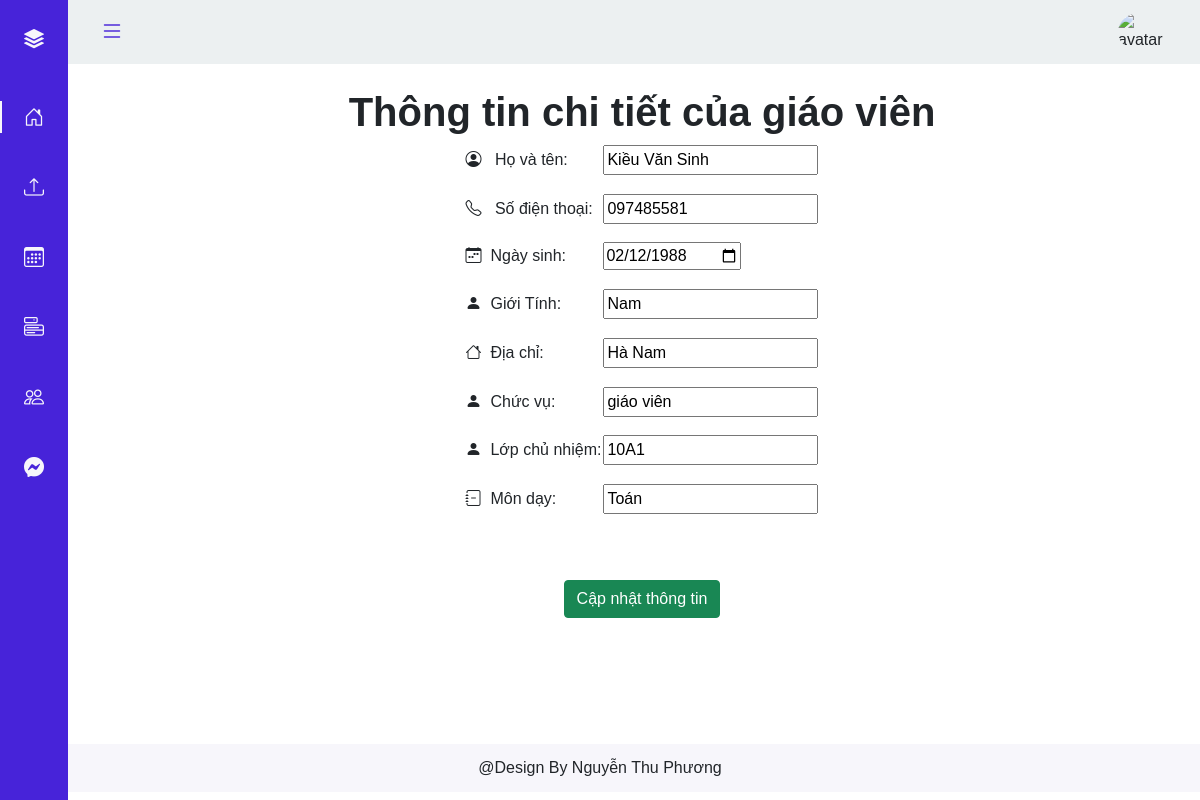
The app's page /gvcn/thongtin.php (signed in) with its own data.
### tables this page shows
CREATE TABLE `giao_vien` (
  `Magv` char(10) NOT NULL,
  `Hotengv` varchar(100) DEFAULT NULL,
  `Ngaysinh` date DEFAULT NULL,
  `Gioitinh` varchar(5) DEFAULT NULL,
  `Diachi` varchar(200) DEFAULT NULL,
  `Chucvu` varchar(20) DEFAULT NULL,
  `Sdt` varchar(13) DEFAULT NULL
);

CREATE TABLE `lop` (
  `Mal` char(10) NOT NULL,
  `Ten_l` varchar(50) DEFAULT NULL,
  `Sohs` int(11) DEFAULT NULL,
  `Magv` char(10) DEFAULT NULL
);

CREATE TABLE `monhoc` (
  `Mamh` char(10) NOT NULL,
  `Tenmh` varchar(50) DEFAULT NULL
);

### gvcn/thongtin.php (the view)
<?php include '../partial-font/header_gvcn.php' ?>
<br>
<div class="text-center">
    <div class="container">
        <h1><b>Thông tin chi tiết của giáo viên</b></h1>
        <br><br>
    </div>
</div>
<?php
if (isset($_SESSION['id'])) {
    $id = $_SESSION['id'];
    $sql = "SELECT * from giao_vien, lichday, monhoc, lop
        where giao_vien.Magv LIKE '%$id%' AND giao_vien.Magv = lichday.Magv and lichday.Mamh = monhoc.Mamh ";
    $res = mysqli_query($conn, $sql);
    $count = mysqli_num_rows($res);
    if ($count > 0) {
        $row = mysqli_fetch_assoc($res);
    }
} else echo 'Not found';
?>
<center>
    <form action="../gvbm/thongtin.php" method="POST">
        <table>
            <tr class="spaceUnder">
                <td><i class="bi bi-person-circle"></i>&nbsp;&nbsp; Họ và tên:</td>
                <td> <input type="text" name="tengv" value="<?php echo $row['Hotengv']; ?>"></td>
            </tr>
            <tr class="spaceUnder">
                <td><i class="bi bi-telephone"></i>&nbsp;&nbsp; Số điện thoại:</td>
                <td><input type="text" name="sdt" value="<?php echo $row['Sdt']; ?>"></td>
            </tr>
            <tr class="spaceUnder">
                <td><i class="bi bi-calendar-week"></i>&nbsp;&nbsp;Ngày sinh: </td>
                <td> <input type="date" name="ngaysinh" value="<?php echo $row['Ngaysinh']; ?>"></td>
            </tr>
            <tr class="spaceUnder">
                <td><i class="bi bi-person-fill"></i>&nbsp;&nbsp;Giới Tính:</td>
                <td><input type="text" name="diachi" value="<?php echo $row['Gioitinh']; ?>"></td>
            </tr>
            <tr class="spaceUnder">
                <td><i class="bi bi-house"></i>&nbsp;&nbsp;Địa chỉ:</td>
                <td><input type="text" name="diachi" value="<?php echo $row['Diachi']; ?>"></td>
            </tr>
            <tr class="spaceUnder">
                <td><i class="bi bi-person-fill"></i>&nbsp;&nbsp;Chức vụ:</td>
                <td><input type="text" name="diachi" value="<?php echo $row['Chucvu']; ?>"></td>
            </tr>
            <tr class="spaceUnder">
                <td><i class="bi bi-person-fill"></i>&nbsp;&nbsp;Lớp chủ nhiệm:</td>
                <td><input type="text" name="diachi" value="<?php echo $row['Ten_l']; ?>"></td>
            </tr>
            <tr class="spaceUnder">
                <td> <i class="bi bi-journal-minus"></i>&nbsp;&nbsp;Môn dạy:</td>
                <td><input type="text" name="mon" value="<?php echo $row['Tenmh']; ?>"></td>
            </tr>
        </table>
        <br> <br>
        <div>
            <a href="#" class="btn btn-success">Cập nhật thông tin</a>
        </div>
    </form>
</center>
<?php include '../partial-font/footer_gv.php' ?>

### assets/Css/style.css (style rules this page uses)
:root { --header-height: 3rem; --nav-width: 68px; --first-color: #4723D9; --first-color-light: #AFA5D9; --white-color: #F7F6FB; --body-font: 'Nunito', sans-serif; --normal-font-size: 1rem; --z-fixed: 100 }
body { position: relative; margin: var(--header-height) 0 0 0; padding: 0 1rem; font-family: var(--body-font); font-size: var(--normal-font-size); transition: .5s }
a { text-decoration: none }
@media screen and (min-width: 768px) { body { margin: calc(var(--header-height) + 1rem) 0 0 0; padding-left: calc(var(--nav-width) + 2rem) } }
.container { display: flex; flex-wrap: wrap; justify-content: center; }
tr.spaceUnder>td { padding-bottom: 5%; }

### records on screen
giao_vien: tengv "Kiều Văn Sinh", sdt "097485581", ngaysinh "02/12/1988", diachi "Nam", diachi "Hà Nam", diachi "giáo viên"
lop: diachi "10A1"
monhoc: mon "Toán"
